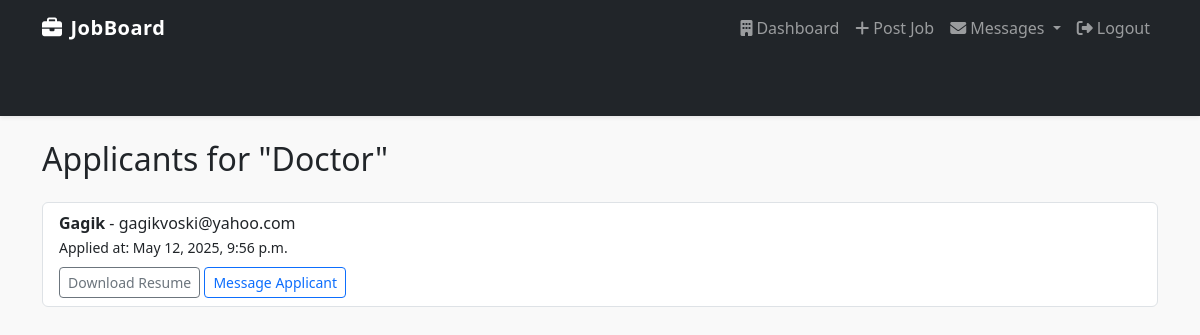
Screenshot of /job/2/applicants/ (signed in) with the database file from the repository.
### core/models.py (models this page shows, shortened)
class Job(models.Model):
    CATEGORY_CHOICES = [
        ('IT', 'IT'),
        ('HR', 'HR'),
        ('Finance', 'Finance'),
        ('Marketing', 'Marketing'),
    ]
    title = models.CharField(max_length=255)
    company = models.CharField(max_length=255)
    description = models.TextField()
    location = models.CharField(max_length=255)
    category = models.CharField(max_length=50, choices=CATEGORY_CHOICES)
    posted_by = models.ForeignKey(User, on_delete=models.CASCADE)
    date_posted = models.DateTimeField(auto_now_add=True)

class Application(models.Model):
    user = models.ForeignKey(User, on_delete=models.CASCADE)
    job = models.ForeignKey(Job, on_delete=models.CASCADE)
    name = models.CharField(max_length=200)
    email = models.EmailField()
    resume = models.FileField(upload_to='resumes/', blank=True, null=True)
    cover_letter = models.TextField(blank=True, null=True)
    applied_at = models.DateTimeField(auto_now_add=True)

### core/views.py (the view)
# urls.py: path('job/<int:job_id>/applicants/', views.view_applicants, name='view_applicants'),
@login_required
def view_applicants(request, job_id):
    job = get_object_or_404(Job, id=job_id)
    applicants = Application.objects.filter(job=job)
    return render(request, 'core/view_applicants.html', {'job': job, 'applicants': applicants})

### core/templates/core/view_applicants.html
{% extends 'base.html' %}
{% block content %}
  <h2>Applicants for "{{ job.title }}"</h2>
  <ul class="list-group mt-4">
    {% for app in applicants %}
      <li class="list-group-item">
        <strong>{{ app.name }}</strong> - {{ app.user.email }} <br>
        <small>Applied at: {{ app.applied_at }}</small><br>
        {% if app.user.profile.resume %}
          <a href="{{ app.user.profile.resume.url }}" target="_blank" class="btn btn-sm btn-outline-secondary mt-2">
            Download Resume
          </a>
        {% else %}
          <span class="text-muted mt-2 d-block">No resume</span>
        {% endif %}
        <a href="{% url 'message_applicant' app.user.id %}" class="btn btn-sm btn-outline-primary mt-2">
          Message Applicant
        </a>
      </li>
    {% empty %}
      <li class="list-group-item">No applicants found for this job.</li>
    {% endfor %}
  </ul>
{% endblock %}

### core/templates/base.html (style rules this page uses)
body { background-color: #f9f9f9; }

### rows the page displays
Job: title "Doctor"
Application: name "Gagik", user.email "gagikvoski@yahoo.com", applied_at "May 12, 2025, 9:56 p.m."
